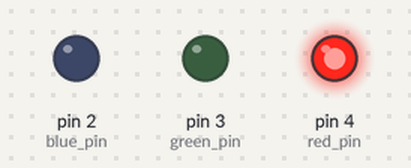
A sketch run on a simulated Arduino Uno, built with avr-gcc and run on an emulated ATmega328P. Shown: output pins drawn as LEDs (lit = HIGH).

Above: at 0.2 s.
At 0.7 s:
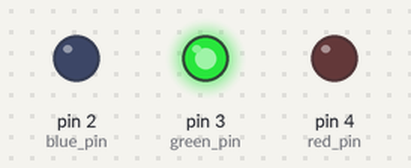
At 2.7 s:
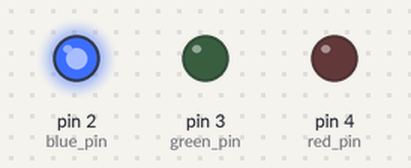
Timing chart, 0 to 3.5 s (numbered marks = the images above):
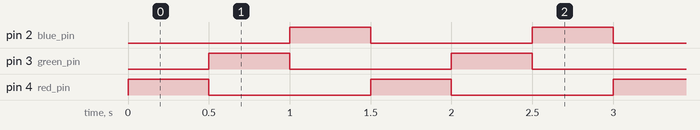

Measured:
- by itself, pin 2 (blue_pin), pin 3 (green_pin), pin 4 (red_pin): alternates HIGH for 0.50 s and LOW for 1.0 s
- by itself, everything shown: repeats every 1.5 s, in 4 steps

The sketch:

pisca.ino
```cpp
constexpr uint8_t blue_pin = 2;
constexpr uint8_t green_pin = 3;
constexpr uint8_t red_pin = 4;

void toggleLed(uint8_t ledPin)
{
  digitalWrite(ledPin, !digitalRead(ledPin));
}

void setup()
{
  pinMode(blue_pin, OUTPUT);
  pinMode(green_pin, OUTPUT);
  pinMode(red_pin, OUTPUT);
}

void loop()
{
  toggleLed(red_pin);
  delay(500);
  toggleLed(red_pin);

  toggleLed(green_pin);
  delay(500);
  toggleLed(green_pin);

  toggleLed(blue_pin);
  delay(500);
  toggleLed(blue_pin);
}
```
